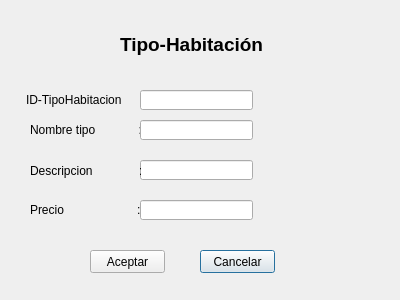
<?xml version="1.0" encoding="UTF-8"?>
<ui version="4.0">
 <class>gui_tipo_habitacion</class>
 <widget class="QDialog" name="gui_tipo_habitacion">
  <property name="geometry">
   <rect>
    <x>0</x>
    <y>0</y>
    <width>400</width>
    <height>300</height>
   </rect>
  </property>
  <property name="windowTitle">
   <string>Dialog</string>
  </property>
  <widget class="QLabel" name="label">
   <property name="geometry">
    <rect>
     <x>120</x>
     <y>29</y>
     <width>201</width>
     <height>31</height>
    </rect>
   </property>
   <property name="font">
    <font>
     <pointsize>14</pointsize>
     <weight>75</weight>
     <bold>true</bold>
    </font>
   </property>
   <property name="text">
    <string>Tipo-Habitación</string>
   </property>
  </widget>
  <widget class="QLabel" name="label_2">
   <property name="geometry">
    <rect>
     <x>26</x>
     <y>90</y>
     <width>121</width>
     <height>20</height>
    </rect>
   </property>
   <property name="text">
    <string>ID-TipoHabitacion      :</string>
   </property>
  </widget>
  <widget class="QLabel" name="label_3">
   <property name="geometry">
    <rect>
     <x>30</x>
     <y>120</y>
     <width>111</width>
     <height>20</height>
    </rect>
   </property>
   <property name="text">
    <string>Nombre tipo             :</string>
   </property>
  </widget>
  <widget class="QLabel" name="label_4">
   <property name="geometry">
    <rect>
     <x>30</x>
     <y>200</y>
     <width>111</width>
     <height>20</height>
    </rect>
   </property>
   <property name="text">
    <string>Precio                      :</string>
   </property>
  </widget>
  <widget class="QLineEdit" name="IDTIPOlineEdit">
   <property name="geometry">
    <rect>
     <x>140</x>
     <y>90</y>
     <width>113</width>
     <height>20</height>
    </rect>
   </property>
   <property name="readOnly">
    <bool>true</bool>
   </property>
  </widget>
  <widget class="QLineEdit" name="NOMBRETIPOlineEdit_4">
   <property name="geometry">
    <rect>
     <x>140</x>
     <y>120</y>
     <width>113</width>
     <height>20</height>
    </rect>
   </property>
  </widget>
  <widget class="QPushButton" name="pushButton">
   <property name="geometry">
    <rect>
     <x>200</x>
     <y>250</y>
     <width>75</width>
     <height>23</height>
    </rect>
   </property>
   <property name="text">
    <string>Cancelar</string>
   </property>
  </widget>
  <widget class="QLineEdit" name="DESTIPOlineEdit_3">
   <property name="geometry">
    <rect>
     <x>140</x>
     <y>160</y>
     <width>113</width>
     <height>20</height>
    </rect>
   </property>
  </widget>
  <widget class="QLineEdit" name="PRECIOTIPOlineEdit_2">
   <property name="geometry">
    <rect>
     <x>140</x>
     <y>200</y>
     <width>113</width>
     <height>20</height>
    </rect>
   </property>
  </widget>
  <widget class="QLabel" name="label_5">
   <property name="geometry">
    <rect>
     <x>30</x>
     <y>160</y>
     <width>111</width>
     <height>21</height>
    </rect>
   </property>
   <property name="text">
    <string>Descripcion              :</string>
   </property>
  </widget>
  <widget class="QPushButton" name="pushButton_2">
   <property name="geometry">
    <rect>
     <x>90</x>
     <y>250</y>
     <width>75</width>
     <height>23</height>
    </rect>
   </property>
   <property name="text">
    <string>Aceptar</string>
   </property>
  </widget>
 </widget>
 <resources/>
 <connections/>
</ui>
